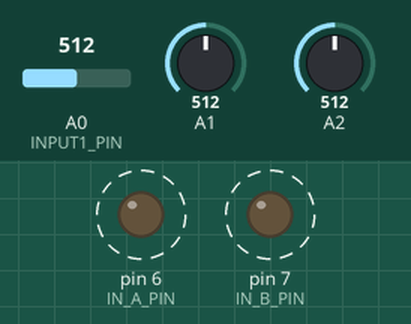
Bench run of a sketch on a simulated Arduino Uno, built with avr-gcc and run on an emulated ATmega328P. Parts: output pins drawn as LEDs (lit = HIGH). Dashed ring = blinking. Inputs (shaded band) come from the test bench; at power-on: A0 (INPUT1_PIN) = 512, A1 = 512, A2 = 512. What the sketch prints to the serial monitor is not drawn.

Above: at 0.2 s.
Timing chart, 0 to 4.6 s (numbered marks = the images above):
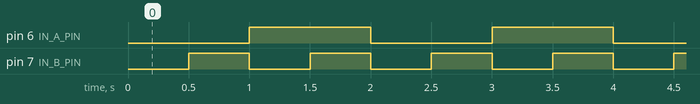

Measured:
- by itself, pin 6 (IN_A_PIN): alternates HIGH for 1.0 s and LOW for 1.0 s
- by itself, pin 7 (IN_B_PIN): alternates HIGH for 0.50 s and LOW for 0.50 s
- by itself, everything shown: repeats every 2.0 s, in 4 steps

The sketch:

NOR.ino
```cpp
/*

  ResistorTransistorLogic/NOR
  Test the basic resistor-transistor logic NOR gate

  For info and circuit diagrams see https://github.com/tardate/LittleArduinoProjects/tree/main/Electronics101/ResistorTransistorLogic/NOR

 */

#define IN_A_PIN 6
#define IN_B_PIN 7
#define STEP_DELAY 500

#include <FlexiTimer2.h>       // use timer for sampling to get even time base for data

#define TRACE_COUNT   3        // 1,2,..6 - the number of values to sample from analog inputs A0,1,..5 respectively
#define INPUT1_PIN   A0        // the first analog input.

#define SAMPLING_FREQUENCY 10  // milliseconds

void setup() {
  pinMode(IN_A_PIN, OUTPUT);
  pinMode(IN_B_PIN, OUTPUT);

  Serial.begin(115200);                 // initialize serial communications (to match that used by PlotNValues.pde)
  FlexiTimer2::set(SAMPLING_FREQUENCY, sample);   // set sampling procedure on timer interrupt
  FlexiTimer2::start();
}

void loop() {

  digitalWrite(IN_A_PIN, LOW);
  digitalWrite(IN_B_PIN, LOW);
  delay(STEP_DELAY);

  digitalWrite(IN_A_PIN, LOW);
  digitalWrite(IN_B_PIN, HIGH);
  delay(STEP_DELAY);

  digitalWrite(IN_A_PIN, HIGH);
  digitalWrite(IN_B_PIN, LOW);
  delay(STEP_DELAY);

  digitalWrite(IN_A_PIN, HIGH);
  digitalWrite(IN_B_PIN, HIGH);
  delay(STEP_DELAY);

}

/*
  Command: read the current values and send to the serial port.
  This sends raw values (0-1023) because that is what PlotNValues processing script expects.
 */
void sample() {
  String result = "";
  for(int i=0; i < TRACE_COUNT; i++) {
    if(i>0) result += ",";
    result += analogRead(INPUT1_PIN + i);
  }
  Serial.println(result);
}
```
